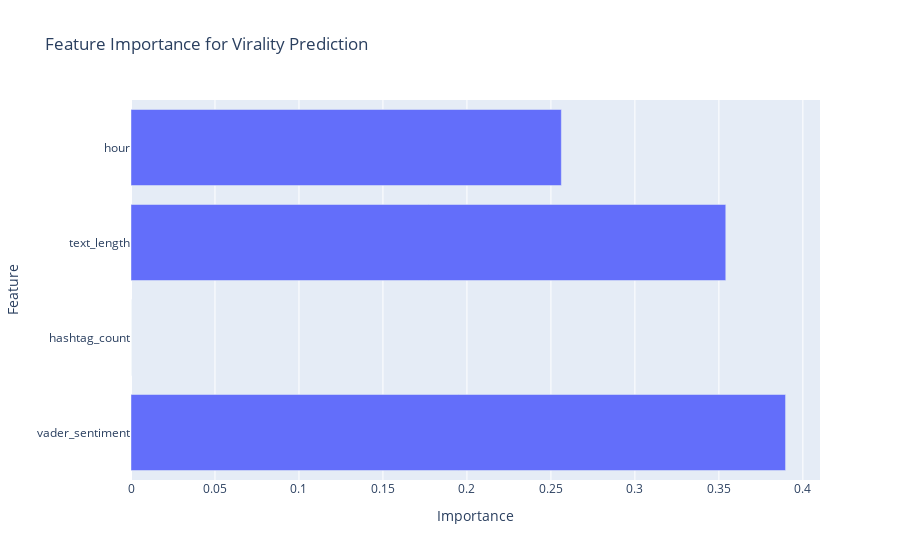

The notebook cell this image was saved under:
### Code cell
# Feature importance
feature_importance = pd.DataFrame({'Feature': features, 'Importance': model.feature_importances_})
fig = px.bar(feature_importance, x='Importance', y='Feature', title='Feature Importance for Virality Prediction')
fig.show()

### Figure 1 — Plotly figure (JSON) as saved in the notebook; plotly's stock layout.template omitted (floating-point values rounded to 4 significant figures)
{"data": [{"alignmentgroup": "True", "hovertemplate": "Importance=%{x}<br>Feature=%{y}<extra></extra>", "legendgroup": "", "marker": {"color": "#636efa", "pattern": {"shape": ""}}, "name": "", "offsetgroup": "", "orientation": "h", "showlegend": false, "textposition": "auto", "type": "bar", "x": [0.3897, 0, 0.3541, 0.2562], "xaxis": "x", "y": ["vader_sentiment", "hashtag_count", "text_length", "hour"], "yaxis": "y"}], "layout": {"autosize": true, "barmode": "relative", "legend": {"tracegroupgap": 0}, "title": {"text": "Feature Importance for Virality Prediction"}, "xaxis": {"anchor": "y", "autorange": true, "domain": [0, 1], "range": [0, 0.4102], "title": {"text": "Importance"}, "type": "linear"}, "yaxis": {"anchor": "x", "autorange": true, "domain": [0, 1], "range": [-0.5, 3.5], "title": {"text": "Feature"}, "type": "category"}}}
